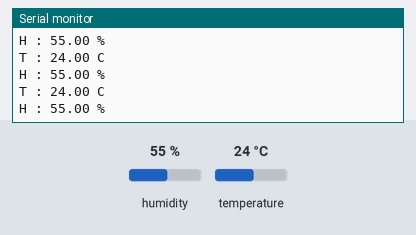
This sketch was run on a simulated Arduino Uno, built with avr-gcc and run on an emulated ATmega328P. Parts: the last lines printed to the serial monitor. The inputs (shaded band) are chosen by the test bench; at power-on: humidity 55 %, temperature 24 °C.

Above: at 6.8 s.
6.9 s: humidity set to 22 %
At 11.0 s:
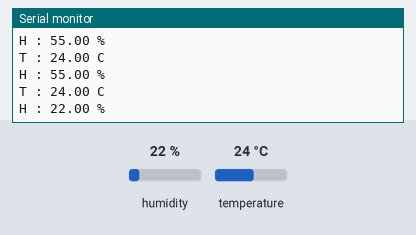
12.3 s: temperature set to 12 °C
At 15.3 s:
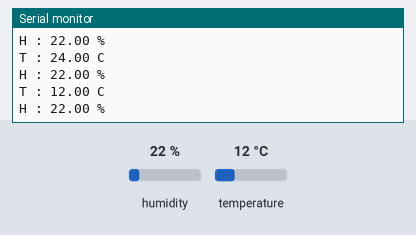
17.7 s: humidity set to 40 %
At 18.4 s:
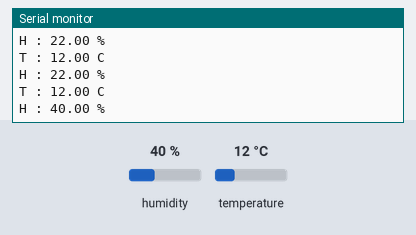
Timing chart, 0 to 20.7 s (numbered marks = the images above; inputs shaded):
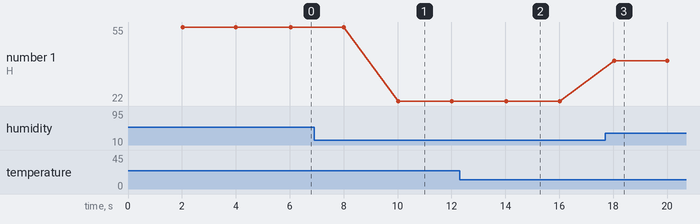

Measured:
- after the input at 6.9 s, the serial monitor: prints a new line after 3.1 s (image 1)
- after the input at 12.3 s, the serial monitor: prints a new line after 1.7 s (image 2)
- after the input at 17.7 s, the serial monitor: prints a new line after 0.33 s (image 3)
- plotted number 1: 55 → 22 after the input at 6.9 s, 22 → 40 after the input at 17.7 s

The sketch:

dht_sensor.ino
```cpp
#include <DHT.h>

#define DHTPIN  2
#define DHTTYPE DHT11

DHT dhtSensor(DHTPIN, DHTTYPE);
float t_dht, h_dht;

void setup() {
  // put your setup code here, to run once:
  Serial.begin(115200);
  dhtSensor.begin();

}

void loop() {
  // put your main code here, to run repeatedly:
  static unsigned long lastTime = 0;
  if (millis() - lastTime > 2000U) {
    lastTime = millis();
    t_dht = dhtSensor.readTemperature();
    h_dht = dhtSensor.readHumidity();

    if (isnan(t_dht) || isnan(h_dht)) {
      Serial.println(F("DHT Error"));
      return;
    }

    Serial.print(F("T : "));
    Serial.print(t_dht);
    Serial.println(F(" C"));
    Serial.print(F("H : "));
    Serial.print(h_dht);
    Serial.println(F(" %"));
  }

}
```
